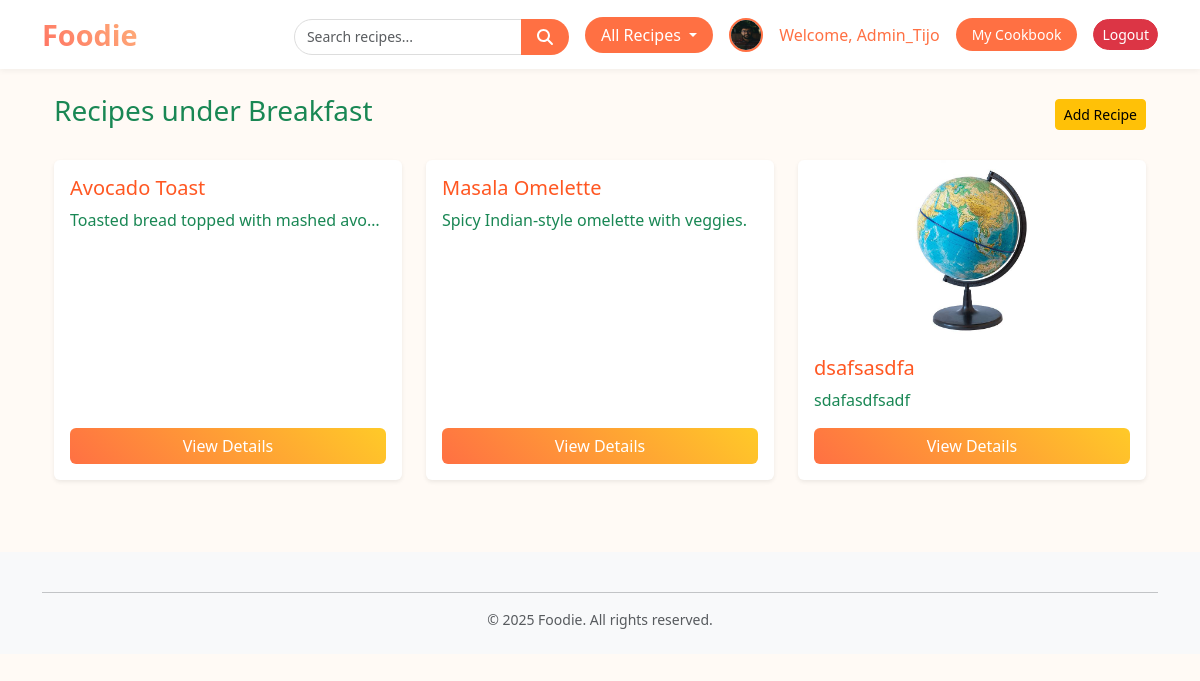
/home/recipes/6/ (signed in), run on an earlier commit of the app's database.
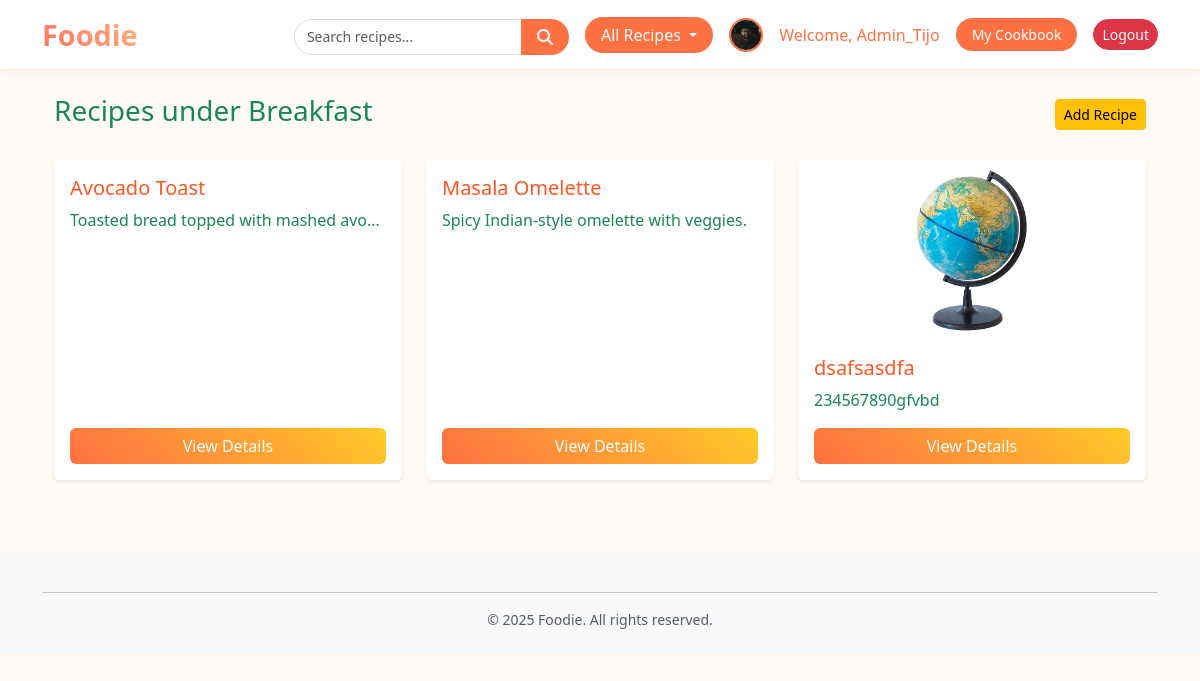
And on a later commit of the database.
### recipes/models.py (models this page shows, shortened)
class Recipe(models.Model):
    name = models.CharField(max_length=100)
    description = models.TextField(null=True, blank=True)
    ingredients = models.TextField()
    directions = models.TextField()
    date_added = models.DateTimeField(auto_now_add=True, null=True, blank=True)
    category = models.ForeignKey(Category, on_delete=models.CASCADE)
    image = models.ImageField(
        upload_to='recipe_images/',  # path inside media folder
        null=True,                   # optional
         blank=True )
    user = models.ForeignKey(User, on_delete=models.CASCADE, related_name='recipes', null=True, default=1)
    favorited_by = models.ManyToManyField(
        User,
        related_name="favorite_recipes",
        blank=True
    )
    class Meta:
        ordering = ['date_added']

### foodie_app/views.py (the view)
# urls.py: path('recipes/', include('recipes.urls')),   # include recipes app
def recipes(request, category_id):
    recipes_qs = Recipe.objects.filter(category=category_id)
    category = Category.objects.get(pk=category_id)
    context = {
        'recipes': recipes_qs,
        'category': category,
    }
    return render(request, 'foodie_app/recipes.html', context)

### recipes/forms.py
class SearchForm(forms.Form):
    query = forms.CharField(
        label='',
        widget=forms.TextInput(attrs={
            'placeholder': 'Search recipes',
            'class': 'form-control me-2'  # Bootstrap class for styling
        })
    )

### foodie_app/models.py (called while the page is built)
    def __str__(self):
        return self.name

### recipes/context_processors.py (called while the page is built)
def search_form(request):
    return {'search_form': SearchForm()}

### foodie_app/templates/foodie_app/recipes.html (shortened to what this page needs)
{% extends "base.html" %}
{% block content %}
<div class="container">
  <div class="d-flex justify-content-between align-items-center mb-4">
    <h3 class="text-success">Recipes under {{ category }}</h3>
    <a href="{% url 'foodie_app:add_recipe_with_genre' category.id %}" class="btn btn-warning btn-sm">
      Add Recipe
    </a>
  </div>
  {% if recipes.exists %}
  <div class="row">
    {% for recipe in recipes %}
    <div class="col-md-6 col-lg-4 mb-4">
      <div class="card shadow-sm border-0 h-100 d-flex flex-column">
        {% if recipe.image %}
        <img
          src="{{ recipe.image.url }}"
          alt="{{ recipe.name }}"
          class="card-img-top img-fluid rounded-top"
          style="object-fit: contain; max-height: 180px; width: 100%;"
        />
        {% endif %}
        <div class="card-body d-flex flex-column">
          <h5 class="card-title" style="color:#FF5722;">{{ recipe.name }}</h5>
          <p class="card-text text-success text-truncate">{{ recipe.description|truncatewords:20 }}</p>
          <div class="mt-auto">
            <a href="{% url 'recipes:recipe_detail' recipe.id %}" class="btn btn-gradient w-100">
              View Details
            </a>
          </div>
        </div>
      </div>
    </div>
    {% endfor %}
  </div>
  {% else %}
  <p class="text-muted">No recipes in this category yet.</p>
  {% endif %}
</div>
{% endblock content %}

What changed in the data, as far as the page shows it:
changed Recipe "dsafsasdfa": description "sdafasdfsadf" → "234567890gfvbd"
